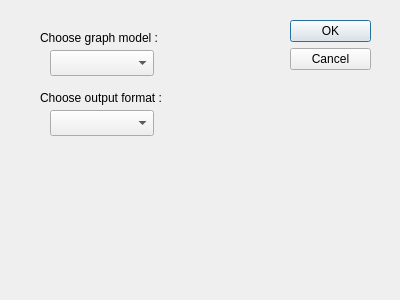
<?xml version="1.0" encoding="UTF-8"?>
<ui version="4.0">
 <class>SaveDialog</class>
 <widget class="QDialog" name="SaveDialog">
  <property name="geometry">
   <rect>
    <x>0</x>
    <y>0</y>
    <width>400</width>
    <height>300</height>
   </rect>
  </property>
  <property name="windowTitle">
   <string>Dialog</string>
  </property>
  <widget class="QDialogButtonBox" name="dialogButtonBox">
   <property name="geometry">
    <rect>
     <x>290</x>
     <y>20</y>
     <width>81</width>
     <height>241</height>
    </rect>
   </property>
   <property name="orientation">
    <enum>Qt::Vertical</enum>
   </property>
   <property name="standardButtons">
    <set>QDialogButtonBox::Cancel|QDialogButtonBox::Ok</set>
   </property>
  </widget>
  <widget class="QComboBox" name="graph">
   <property name="geometry">
    <rect>
     <x>50</x>
     <y>50</y>
     <width>104</width>
     <height>26</height>
    </rect>
   </property>
   <property name="currentText">
    <string/>
   </property>
  </widget>
  <widget class="QComboBox" name="format">
   <property name="geometry">
    <rect>
     <x>50</x>
     <y>110</y>
     <width>104</width>
     <height>26</height>
    </rect>
   </property>
  </widget>
  <widget class="QLabel" name="label">
   <property name="geometry">
    <rect>
     <x>40</x>
     <y>30</y>
     <width>141</width>
     <height>16</height>
    </rect>
   </property>
   <property name="text">
    <string>Choose graph model :</string>
   </property>
  </widget>
  <widget class="QLabel" name="label_2">
   <property name="geometry">
    <rect>
     <x>40</x>
     <y>90</y>
     <width>151</width>
     <height>16</height>
    </rect>
   </property>
   <property name="text">
    <string>Choose output format :</string>
   </property>
  </widget>
 </widget>
 <resources/>
 <connections>
  <connection>
   <sender>dialogButtonBox</sender>
   <signal>accepted()</signal>
   <receiver>SaveDialog</receiver>
   <slot>accept()</slot>
   <hints>
    <hint type="sourcelabel">
     <x>248</x>
     <y>254</y>
    </hint>
    <hint type="destinationlabel">
     <x>157</x>
     <y>274</y>
    </hint>
   </hints>
  </connection>
  <connection>
   <sender>dialogButtonBox</sender>
   <signal>rejected()</signal>
   <receiver>SaveDialog</receiver>
   <slot>reject()</slot>
   <hints>
    <hint type="sourcelabel">
     <x>316</x>
     <y>260</y>
    </hint>
    <hint type="destinationlabel">
     <x>286</x>
     <y>274</y>
    </hint>
   </hints>
  </connection>
 </connections>
</ui>
